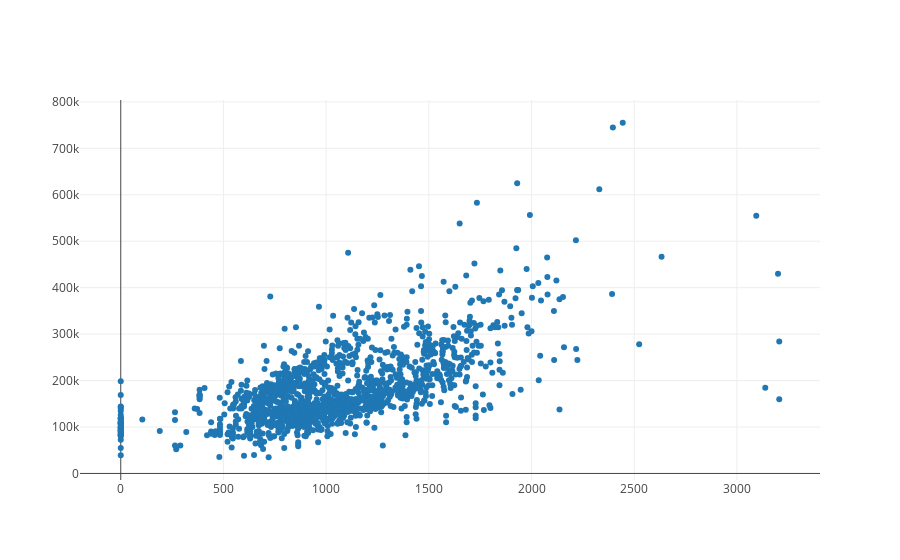

The code cell stored with this chart in its notebook:
### Markdown cell above
## New Chart
After winsorizing the new chart moved all the values > 3200 are now = 3200

### Code cell
import plotly.graph_objs as go
from plotly.offline import download_plotlyjs, init_notebook_mode, plot, iplot
init_notebook_mode(connected=True)

original_train.select('TotalBsmtSF',Y).toPandas().head()
trace = go.Scatter(
    x = original_train.select('TotalBsmtSF').rdd.flatMap(list).collect(),
    y = original_train.select(Y).rdd.flatMap(list).collect(),
    mode = 'markers'
)
data = [trace]

# Plot and embed in ipython notebook!
iplot(data)#, filename='basic-scatter')

### Figure 1 — Plotly figure (JSON) as saved in the notebook; plotly's stock layout.template omitted (floating-point values rounded to 4 significant figures; data arrays with more than 128 entries replaced by an {"elided": "..."} marker saying what was removed)
{"data": [{"mode": "markers", "type": "scatter", "x": {"elided": "1460 int values"}, "y": {"elided": "1460 int values"}}], "layout": {}}
